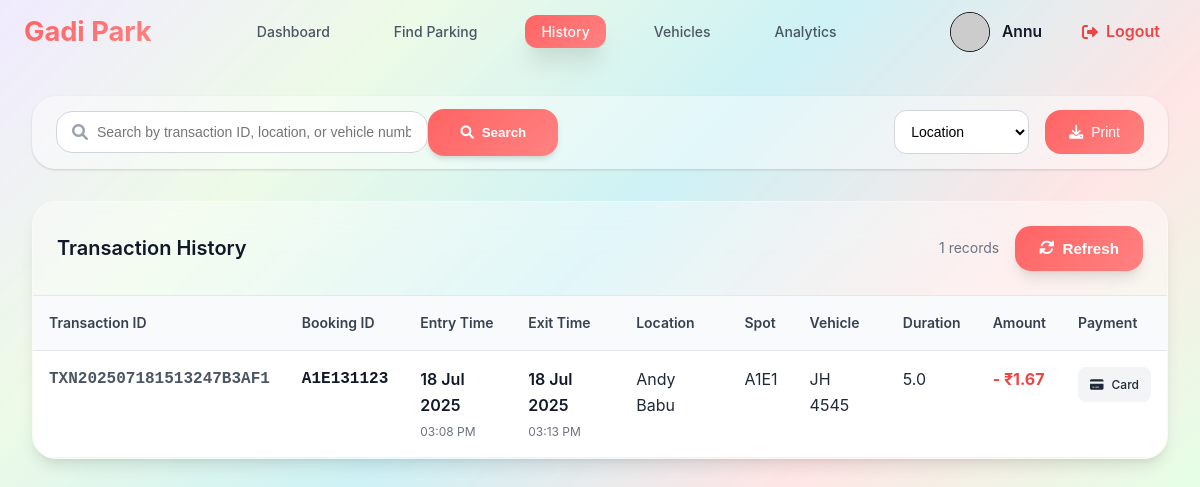
The app's page /history (signed in) with its own data.
### models/user.py (models this page shows, shortened)
class User(db.Model):
    __tablename__ = 'users'
    id=db.Column(db.Integer,primary_key=True)
    username=db.Column(db.String(80),unique=True,nullable=False)
    password_hash=db.Column(db.String(128),nullable=False)
    full_name=db.Column(db.String(80),nullable=True)
    is_admin=db.Column(db.Boolean,default=False)
    wallet_balance=db.Column(db.Float,default=0.00)
    total_parkings=db.Column(db.Integer,default=0)
    total_spendings=db.Column(db.Float,default=0)
    registration_date=db.Column(db.DateTime,default=db.func.current_timestamp())

### models/history.py (models this page shows)
class History(db.Model):
    __tablename__='history'
    id = db.Column(db.Integer, primary_key=True)
    user_id = db.Column(db.Integer, db.ForeignKey('users.id'), nullable=False)
    vehicle_id = db.Column(db.Integer, db.ForeignKey('vehicles.id'), nullable=False)
    lot_id = db.Column(db.Integer, db.ForeignKey('parking_lots.id'), nullable=False)
    spot_id = db.Column(db.Integer, db.ForeignKey('parking_spots.id'), nullable=False)
    entry_time = db.Column(db.DateTime, nullable=False, default=datetime.utcnow)
    exit_time = db.Column(db.DateTime, nullable=True)
    booking_id = db.Column(db.String(100), nullable=False)
    transaction_id = db.Column(db.String(100), nullable=False)
    total_amount_paid = db.Column(db.Float, nullable=False)
    duration = db.Column(db.Float, nullable=True)
    payment_method = db.Column(db.String(50), nullable=True)
    is_ev_spot = db.Column(db.Boolean, nullable=False, default=False)

### models/parking_lot.py (models this page shows, shortened)
class ParkingLot(db.Model):
    __tablename__ = 'parking_lots'
    id = db.Column(db.Integer, primary_key=True)
    name= db.Column(db.String(80), unique=True, nullable=False)
    address = db.Column(db.String(200), nullable=False)
    pincode = db.Column(db.String(10), nullable=False)
    hourly_rate = db.Column(db.Float, nullable=False)
    total_spots = db.Column(db.Integer, nullable=False)
    occupied_regular_spots = db.Column(db.Integer, default=0)
    occupied_ev_spots = db.Column(db.Integer, default=0)
    ev_spots = db.Column(db.Integer, default=0)
    ev_charging_rate = db.Column(db.Float, nullable=True)
    opening_time = db.Column(db.String(10), nullable=True)
    closing_time = db.Column(db.String(10), nullable=True)
    is_24_hours = db.Column(db.Boolean, default=False)
    description = db.Column(db.String(200), nullable=True)

### models/parking_spot.py (models this page shows, shortened)
class ParkingSpot(db.Model):
    __tablename__ = 'parking_spots'
    id=db.Column(db.Integer, primary_key=True)
    lot_id=db.Column(db.Integer, db.ForeignKey('parking_lots.id'), nullable=False)
    spot_number=db.Column(db.String(50), nullable=False)
    is_ev_spot=db.Column(db.Boolean, default=False)
    status=db.Column(db.String(50), default='available')

### models/vehicle.py (models this page shows, shortened)
class Vehicle(db.Model):
    __tablename__ = 'vehicles'
    id = db.Column(db.Integer, primary_key=True)
    user_id = db.Column(db.Integer, db.ForeignKey('users.id'), nullable=False)
    type = db.Column(db.String(50), nullable=False)
    model = db.Column(db.String(50),nullable=False)
    registration_number = db.Column(db.String(20),nullable=False,unique=True)
    is_ev= db.Column(db.Boolean,default=False)

### routes/user_activity.py (the view, shortened to what this page needs)
@user_activity_bp.route('/history')
@login_required
@user_required
def history():
    user=User.query.get(session.get('user_id'))
    history=History.query.filter_by(user_id=user.id).all()
    search=request.args.get('search','').strip()
    search_filter=request.args.get('search_filters')
    if search_filter=='transaction_id':
        history=History.query.filter(History.transaction_id.ilike(f'%{search}%')).all()
    if search_filter=='booking_id':
        history=History.query.filter(History.booking_id.ilike(f'%{search}%')).all()
    vehicles=Vehicle.query.all()
    spots=ParkingSpot.query.all()
    lots=ParkingLot.query.all()
    return render_template('history.html',history=history,vehicles=vehicles,spots=spots,lots=lots,user=user)

### Templates/history.html (shortened to what this page needs)
{% extends "base.html" %}
{% block style %}
<link rel="stylesheet" href="{{url_for('static',filename='css/history.css')}}">
<link rel="stylesheet" href="{{url_for('static',filename='css/base.css')}}">
<link rel="stylesheet" href="https://cdnjs.cloudflare.com/ajax/libs/font-awesome/6.0.0/css/all.min.css">
{% endblock %}
{% block content %}
{% include "user_navbar.html" %}
<div class="history-container">
    <div class="search-section">
        <form action="{{url_for('user_activity.history')}}" method="get">
            <div class="search-container">
                <div class="search-box">
                    <i class="fas fa-search"></i>
                    <input type="text" id="history-search" placeholder="Search by transaction ID, location, or vehicle number..." name="search" required>
                </div>
                    <button type="submit" class="search-btn">
                            <i class="fas fa-search"></i>
                                Search
                    </button>
                <div class="filter-controls">
                    <select id="date-filter" name="search_filters">
                        <option value="location">Location</option>
                    </select>
                    <button class="export-btn" onclick="window.print()">
                        <i class="fas fa-download"></i>
                        Print
                    </button>
                </div>
            </div>
        </form>
    </div>
    <div class="history-content ">
        {% if not history %}
        <div class="empty-state ">
            <div class="empty-icon">
                <i class="fas fa-history"></i>
            </div>
            <h3>No Parking History</h3>
            <p>You haven't completed any parking sessions yet</p>
        </div>
        {% else %}
        <div class="table-container">
            <div class="table-header">
                <h3>Transaction History</h3>
                <div class="table-actions">
                    <span class="record-count">{{ history|length  }} records</span>
                    <a href="{{url_for('user_activity.history')}}">
                        <button class=" btn-style" id="refresh-btn">
                            <i class="fas fa-sync-alt"></i>
                            Refresh
                        </button>
                    </a>
                </div>
            </div>
            <table class="table">
                <thead>
                    <tr>
                        <th> Transaction ID</th>
                        <th> Booking ID</th>
                        <th> Entry Time</th>
                        <th> Exit Time</th>
                        <th> Location</th>
                        <th> Spot</th>
                        <th> Vehicle</th>
                        <th> Duration</th>
                        <th> Amount</th>
                        <th> Payment</th>
                    </tr>
                </thead>
                <tbody>
                    {% for h in history %}
                    <tr class="row">
                        <td class="transaction-id">{{ h.transaction_id }}</td>
                        <td class="booking-id">{{ h.booking_id  }}</td>
                        <td class="entry-time">
                            <div class="time-info">
                                <span class="date">{{ h.entry_time.strftime('%d %b %Y')  }}</span>
                                <span class="time">{{ h.entry_time.strftime('%I:%M %p')}}</span>
                            </div>
                        </td>
                        <td class="exit-time">
                            <div class="time-info">
                                <span class="date">{{ h.exit_time.strftime('%d %b %Y')  }}</span>
                                <span class="time">{{ h.exit_time.strftime('%I:%M %p')  }}</span>
                            </div>
                        </td>
                        <td>
                            {% for lot in lots %}
                                {% if lot.id == h.lot_id %}
                                    {{ lot.name }}
                                {% endif %}
                            {% endfor %}
                        </td>
                        <td>
                            {% for spot in spots %}
                                {% if spot.id == h.spot_id %}
                                    {{ spot.spot_number }}
                                {% endif %}
                            {% endfor %}
                        </td>
                        <td>
                            {% for vehicle in vehicles %}
                                {% if vehicle.id == h.vehicle_id %}
                                    {{ vehicle.registration_number }}
                                {% endif %}
                            {% endfor %}
                        </td>
                        <td >
                           {{ h.duration }}
                        </td>
                        <td class="amount">
                            <span class="amount-value">- ₹{{ h.total_amount_paid}}</span>
                        </td>
                        <td class="payment-method">
                            <span class="payment-badge">
                                {% if h.payment_method == 'card' %}
                                    <i class="fas fa-credit-card"></i>
                                {% elif h.payment_method == 'UPI' %}
                                    <i class="fas fa-mobile-alt"></i>
                                {% elif h.payment_method == 'wallet' %}
                                    <i class="fas fa-wallet"></i>
                                {% else %}
                                    <i class="fas fa-money-bill"></i>
                                {% endif %}
                                {{ h.payment_method.title()  }}
                            </span>
                        </td>
                    </tr>
                    {% endfor %}
                </tbody>
            </table>
        </div>
        {% endif %}
    </div>
</div>
{% endblock %}

### Templates/user_navbar.html
{%extends "base.html" %}
{%block style%}
<link rel="stylesheet" href="{{url_for('static',filename='css/user_navbar.css')}}">
{%endblock%}
{%block content %}
{% set current_path = request.path %}
<nav class="top-navbar">
        <div class="nav-container">
            <div class="logo">
                <h2>Gadi Park</h2>
            </div>
            <ul class="nav-links">
                <li class="{% if current_path == url_for('user.user_dashboard')%}active{%endif%}"><a href="{{ url_for('user.user_dashboard') }}">Dashboard</a></li>
                <li class="{% if current_path == url_for('user.find_parking')%}active{%endif%}"><a href="{{ url_for('user.find_parking') }}">Find Parking</a></li>
                <li class="{% if current_path == url_for('user_activity.history')%}active{%endif%}"><a href="{{url_for('user_activity.history')}}">History</a></li>
                <li class="{% if current_path == url_for('user.vehicle')%}active{%endif%}"><a href="{{url_for('user.vehicle')}}">Vehicles</a></li>
                <li class="{% if current_path == url_for('user.user_charts')%}active{%endif%}"><a href="{{url_for('user.user_charts')}}">Analytics</a></li>
            </ul>
            <div class="user-actions">
                <a href="{{url_for('profile.profile')}}">
                    <div class="user-profile">
                        <div class="profile-avatar">
                            <img src="https://api.dicebear.com/9.x/open-peeps/svg?seed={{ username }}&backgroundColor=transparent&radius=50"alt="Profile Avatar"class="profile-avatar"/>
                        </div>
                        <span class="user-name">{{ user.full_name }}</span>
                    </div>
                </a>
                <a href="{{url_for('auth.logout')}}" class="logout-btn">
                    <i class="fas fa-sign-out-alt"></i>
                    <span>Logout</span>
                </a>
            </div>
        </div>
    </nav>
{%endblock%}

### Static/css/history.css (style rules this page uses)
.history-container { max-width: 1400px; margin: 0 auto; padding: 2rem; }
.search-section { background: rgba(255, 255, 255, 0.4); border-radius: var(--radius-xl); padding: 0.8rem 1.5rem; margin-bottom: 2rem; box-shadow: var(--shadow); }
.export-btn { display: flex; align-items: center; gap: 0.5rem; padding: 0.875rem 1.5rem; background: var(--main-gradient); color: var(--white); border: none; border-radius: var(--radius-lg); cursor: pointer; font-weight: 500; transition: var(--transition); font-size: 0.875rem; }
.table-actions a { text-decoration: none; }
.record-count { color: var(--gray-500); font-size: 0.875rem; }
.transaction-id,.booking-id { font-family: 'Courier New', monospace; font-weight: 600; color: var(--gray-600); }
.time-info { display: flex; flex-direction: column; gap: 0.25rem; }
.time-info .date { font-weight: 600; color: var(--gray-900); }
.time-info .time { font-size: 0.75rem; color: var(--gray-500); }
.amount-value { font-weight: 700; color: var(--occupied-color); font-size: 1rem; }
.payment-badge { display: flex; align-items: center; gap: 0.5rem; background: var(--gray-100); padding: 0.5rem 0.75rem; border-radius: var(--radius); font-size: 0.75rem; font-weight: 500; }

### Static/css/user_navbar.css (style rules this page uses)
.top-navbar { top: 0; left: 0; right: 0; z-index: 1000; }
.nav-container { width: 1200px; margin: 0 auto; padding: 0 1.5rem; display: flex; align-items: center; justify-content: space-between; height: 64px; }
.logo h2 { background: var(--main-gradient); -webkit-text-fill-color: transparent; background-clip: text; font-size: 1.7rem; font-weight: 700; cursor: pointer; }
.nav-links { display: flex; list-style: none; gap: 2rem; align-items: center; }
.nav-links a { color: var(--gray-600); text-decoration: none; font-weight: 500; font-size: 0.875rem; padding: 0.5rem 1rem; border-radius: var(--radius-md); transition: var(--transition); }
.nav-links li:hover a,.nav-links li.active a { background: var(--main-gradient); color: white; font-size: 0.879rem; box-shadow: var(--shadow-xl); }
.user-actions { display: flex; align-items: center; gap: 1rem; }
.user-actions a { text-decoration: none; }
.user-profile { display: flex; align-items: center; gap: 0.75rem; cursor: pointer; padding: 0.5rem; border-radius: var(--radius-md); transition: var(--transition); }
.profile-avatar { width: 2.5rem; height: 2.5rem; border-radius: 50%; display: flex; align-items: center; justify-content: center; border: 1px solid rgba(0, 0, 0, 0.637); transition: var(--transition); }
.user-name { font-weight: 600; font-size: 0.975rem; color: var(--gray-900); }
.logout-btn { display: flex; align-items: center; gap: 0.5rem; padding: 0.75rem 1rem; color: #ef4444; text-decoration: none; border-radius: var(--radius-xl); transition: var(--transition); font-weight: 600; }

### records on screen
User: full_name "Annu"
History: transaction_id "TXN202507181513247B3AF1", booking_id "A1E131123", entry_time "18 Jul 2025", entry_time "03:08 PM", exit_time "18 Jul 2025", exit_time "03:13 PM", duration "5.0", total_amount_paid "1.67", payment_method "Card"
ParkingLot: name "Andy Babu"
ParkingSpot: spot_number "A1E1"
Vehicle: registration_number "JH 4545"

### other values on screen
{{ history|length }} "1"
